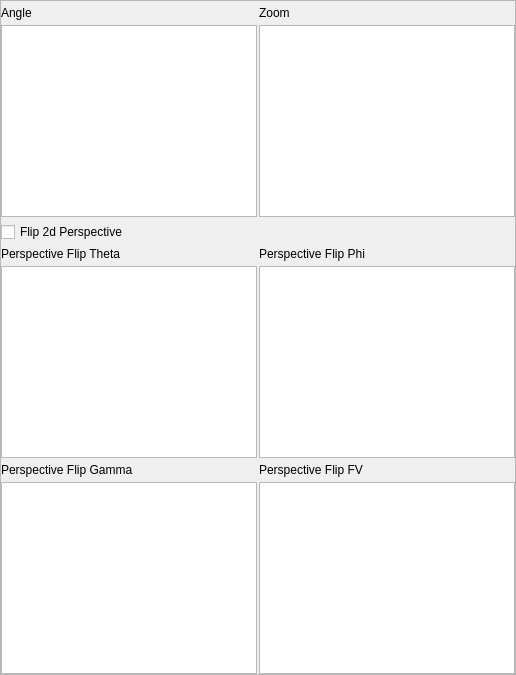
                   <widget class="QWidget" name="anim_2d">
                    <property name="sizePolicy">
                     <sizepolicy hsizetype="Expanding" vsizetype="Preferred">
                      <horstretch>0</horstretch>
                      <verstretch>0</verstretch>
                     </sizepolicy>
                    </property>
                    <attribute name="title">
                     <string>2D</string>
                    </attribute>
                    <layout class="QHBoxLayout" name="horizontalLayout">
                     <property name="spacing">
                      <number>0</number>
                     </property>
                     <property name="leftMargin">
                      <number>0</number>
                     </property>
                     <property name="topMargin">
                      <number>0</number>
                     </property>
                     <property name="rightMargin">
                      <number>0</number>
                     </property>
                     <property name="bottomMargin">
                      <number>0</number>
                     </property>
                     <item>
                      <widget class="QFrame" name="frame_2">
                       <property name="sizePolicy">
                        <sizepolicy hsizetype="Expanding" vsizetype="Preferred">
                         <horstretch>0</horstretch>
                         <verstretch>0</verstretch>
                        </sizepolicy>
                       </property>
                       <property name="frameShape">
                        <enum>QFrame::StyledPanel</enum>
                       </property>
                       <property name="frameShadow">
                        <enum>QFrame::Raised</enum>
                       </property>
                       <layout class="QGridLayout" name="gridLayout_8">
                        <property name="leftMargin">
                         <number>0</number>
                        </property>
                        <property name="topMargin">
                         <number>5</number>
                        </property>
                        <property name="rightMargin">
                         <number>0</number>
                        </property>
                        <property name="bottomMargin">
                         <number>0</number>
                        </property>
                        <property name="horizontalSpacing">
                         <number>2</number>
                        </property>
                        <property name="verticalSpacing">
                         <number>5</number>
                        </property>
                        <item row="4" column="1">
                         <widget class="QTextEdit" name="perspective_flip_phi">
                          <property name="maximumSize">
                           <size>
                            <width>16777215</width>
                            <height>1000</height>
                           </size>
                          </property>
                         </widget>
                        </item>
                        <item row="0" column="0">
                         <widget class="QLabel" name="label_37">
                          <property name="text">
                           <string>Angle</string>
                          </property>
                         </widget>
                        </item>
                        <item row="0" column="1">
                         <widget class="QLabel" name="label_39">
                          <property name="text">
                           <string>Zoom</string>
                          </property>
                         </widget>
                        </item>
                        <item row="1" column="1">
                         <widget class="QTextEdit" name="zoom">
                          <property name="maximumSize">
                           <size>
                            <width>16777215</width>
                            <height>1000</height>
                           </size>
                          </property>
                         </widget>
                        </item>
                        <item row="2" column="0">
                         <widget class="QCheckBox" name="flip_2d_perspective">
                          <property name="text">
                           <string>Flip 2d Perspective</string>
                          </property>
                         </widget>
                        </item>
                        <item row="6" column="0">
                         <widget class="QTextEdit" name="perspective_flip_gamma">
                          <property name="maximumSize">
                           <size>
                            <width>16777215</width>
                            <height>1000</height>
                           </size>
                          </property>
                         </widget>
                        </item>
                        <item row="3" column="0">
                         <widget class="QLabel" name="label_41">
                          <property name="text">
                           <string>Perspective Flip Theta</string>
                          </property>
                         </widget>
                        </item>
                        <item row="4" column="0">
                         <widget class="QTextEdit" name="perspective_flip_theta">
                          <property name="maximumSize">
                           <size>
                            <width>16777215</width>
                            <height>1000</height>
                           </size>
                          </property>
                         </widget>
                        </item>
                        <item row="1" column="0">
                         <widget class="QTextEdit" name="angle">
                          <property name="maximumSize">
                           <size>
                            <width>16777215</width>
                            <height>1000</height>
                           </size>
                          </property>
                         </widget>
                        </item>
                        <item row="6" column="1">
                         <widget class="QTextEdit" name="perspective_flip_fv">
                          <property name="maximumSize">
                           <size>
                            <width>16777215</width>
                            <height>1000</height>
                           </size>
                          </property>
                         </widget>
                        </item>
                        <item row="3" column="1">
                         <widget class="QLabel" name="label_38">
                          <property name="text">
                           <string>Perspective Flip Phi</string>
                          </property>
                         </widget>
                        </item>
                        <item row="5" column="0">
                         <widget class="QLabel" name="label_40">
                          <property name="text">
                           <string>Perspective Flip Gamma</string>
                          </property>
                         </widget>
                        </item>
                        <item row="5" column="1">
                         <widget class="QLabel" name="label_42">
                          <property name="text">
                           <string>Perspective Flip FV</string>
                          </property>
                         </widget>
                        </item>
                       </layout>
                      </widget>
                     </item>
                    </layout>
                   </widget>
